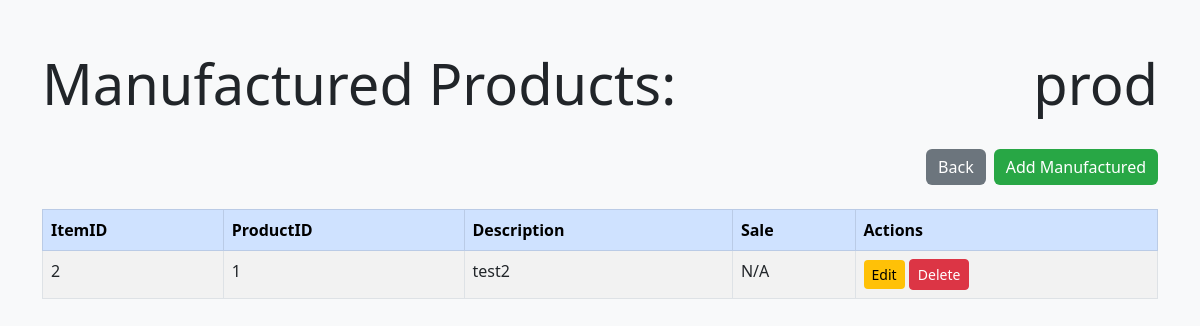
The app's page /product/1/manufactured with its own data.
### model/model.py (models this page shows, shortened)
class Product(Base):
    __tablename__ = 'products'
    product_id = Column(Integer, primary_key=True)
    name = Column(String)
    description = Column(String)
    sale_price = Column(Numeric(10, 2), nullable=False)
    minimum_price = Column(Numeric(10, 2), nullable=False)
    manufactured_items  = relationship("ManufacturedItem", back_populates="product", cascade="all, delete-orphan")
    materials = relationship("ProductMaterial", back_populates="product", cascade="all, delete-orphan")

class ManufacturedItem(Base):
    __tablename__ = 'manufactured_items'
    item_id = Column(Integer, primary_key=True)
    product_id = Column(Integer, ForeignKey('products.product_id'), nullable=False)
    description = Column(String)
    sale_id = Column(Integer, ForeignKey('sales.sale_id'))
    product = relationship("Product", back_populates="manufactured_items")
    manufactured = relationship("Sale", back_populates="items")

### app.py (the view)
@app.route('/product/<int:product_id>/manufactured', methods=['GET'])
def manufactured_items(product_id):
    product_controller = ProductController(session)
    manufactured_products = product_controller.get_all_manufactured_item(product_id)
    product = product_controller.get_product(product_id)
    return render_template('manufactured_products.html', product=product, manufactured_products=manufactured_products)

### controller/controller.py (called while the page is built)
    def get_product(self, product_id):
        return self.session.query(Product).filter_by(product_id=product_id).first()

    def get_all_manufactured_item(self, product_id):
        return self.session.query(ManufacturedItem).filter_by(product_id=product_id).all()

### templates/manufactured_products.html (shortened to what this page needs)
<!DOCTYPE html>
<html lang="en">
<head>
    <link href="https://cdn.jsdelivr.net/npm/bootstrap@5.3.0/dist/css/bootstrap.min.css" rel="stylesheet">
</head>
<body>
    <div class="container">
        <div class="d-flex justify-content-between align-items-center mb-4">
            <h1 class="display-4">Manufactured Products:</h1>
            <h1 class="display-4">{{product.name}}</h1>
        </div>
        <div class="d-flex justify-content-end mb-4">
            <a href="/products" class="btn btn-secondary">Back</a>
            <a href="/product/{{product.product_id}}/manufactured/add" class="btn btn-success ms-2">Add Manufactured</a>
        </div>
        <div class="table-responsive">
            <table class="table table-striped table-bordered">
                <thead class="table-primary">
                    <tr>
                        <th>ItemID</th>
                        <th>ProductID</th>
                        <th>Description</th>
                        <th>Sale</th>
                        <th>Actions</th>
                    </tr>
                </thead>
                <tbody>
                    {% for manufactured_item in manufactured_products %}
                    <tr>
                        <td>{{ manufactured_item.item_id }}</td>
                        <td>{{ manufactured_item.product_id }}</td>
                        <td>{{ manufactured_item.description }}</td>
                        <td>{% if manufactured_item.sale_id %}{{ manufactured_item.sale_id }}{% else %}N/A{% endif %}</td>
                        <td>
                            <a href="/product/{{ product.product_id }}/manufactured/{{manufactured_item.item_id}}/edit" class="btn btn-warning btn-sm">Edit</a>
                            <a href="/product/{{ product.product_id }}/manufactured/{{manufactured_item.item_id}}/delete" class="btn btn-danger btn-sm">Delete</a>
                        </td>
                    </tr>
                    {% endfor %}
                </tbody>
            </table>
        </div>
    </div>
</body>
</html>

### templates/manufactured_products.html (style rules this page uses)
body { background-color: #f8f9fa; }
.container { margin-top: 50px; }
.btn-success { background-color: #28a745; border: none; }
.btn-warning { background-color: #ffc107; border: none; }
.btn-secondary { background-color: #6c757d; border: none; }

### records on screen
Product: name "prod"
ManufacturedItem: item_id "2", product_id "1", description "test2", shows "N/A"
